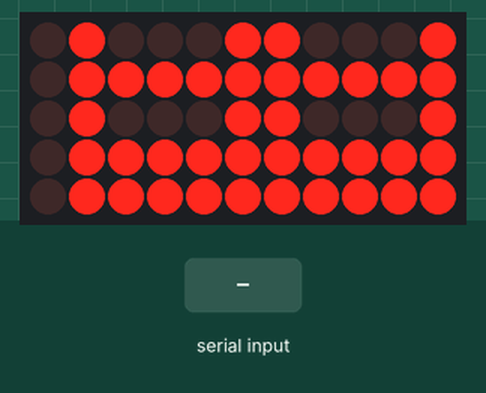
A sketch run on a simulated Arduino Uno, built with avr-gcc and run on an emulated ATmega328P. Shown: 11×5 LED matrix. Wiring (inferred from the names in the program): LED matrix (orientation assumed): rows pin 13, A1, A2, A3, A5; columns A0, pin 2, pin 3, pin 4, pin 5, pin 6, pin 8, pin 9, pin 10, pin 11, pin 12. The test bench sets the inputs (shaded band).

Above: at 1.2 s.
1.3 s: "90,45\n" received over the second serial link
At 2.6 s:
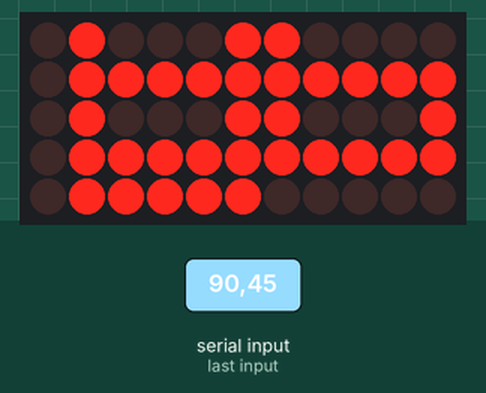
2.9 s: "200\n" received over the second serial link
At 3.6 s:
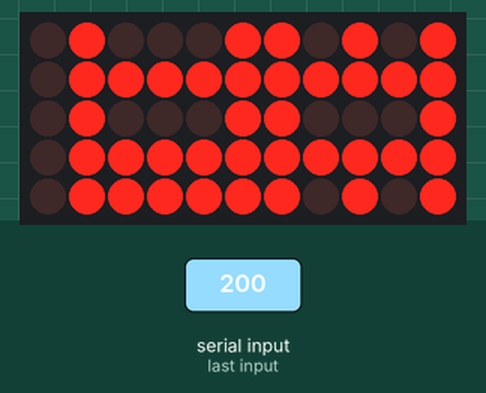
4.4 s: "30,150\n" received over the second serial link
At 5.0 s:
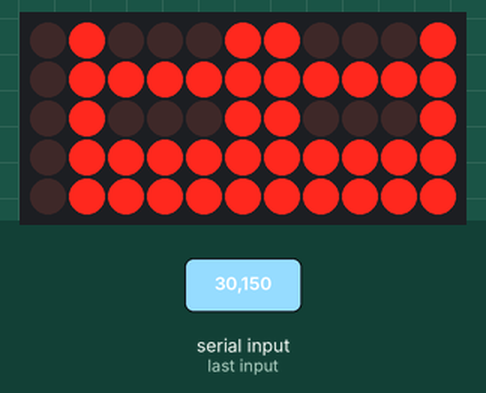
6.0 s: "90\n" received over the second serial link
At 36.4 s:
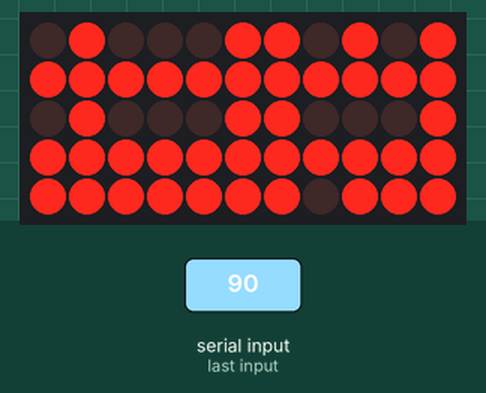
Timing chart, 0 to 37.5 s (numbered marks = the images above; inputs shaded):
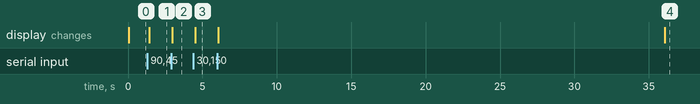

The sketch:

grid_clock.ino
```cpp
#include <SoftwareSerial.h>

#define _ROW_PIXEL_SIZE 10
#define _COL_PIXEL_SIZE 6

SoftwareSerial ESP01(A4, 7);

const int8_t pin_map_x[_COL_PIXEL_SIZE] = {A1, A2, A3, A5, 13, A0};
const int8_t pin_map_y[_ROW_PIXEL_SIZE] = {2, 3, 4, 5, 6, 8, 9, 10, 11, 12};

const int8_t digit_led[10][5][3] = {
    {
        {1, 1, 1},
        {1, 0, 1},
        {1, 0, 1},
        {1, 0, 1},
        {1, 1, 1},
    },
    {
        {0, 1, 1},
        {0, 0, 1},
        {0, 0, 1},
        {0, 0, 1},
        {0, 0, 1},
    },
    {
        {1, 1, 1},
        {0, 0, 1},
        {1, 1, 1},
        {1, 0, 0},
        {1, 1, 1},
    },
    {
        {1, 1, 1},
        {0, 0, 1},
        {1, 1, 1},
        {0, 0, 1},
        {1, 1, 1},
    },
    {
        {1, 0, 1},
        {1, 0, 1},
        {1, 1, 1},
        {0, 0, 1},
        {0, 0, 1},
    },
    {
        {1, 1, 1},
        {1, 0, 0},
        {1, 1, 1},
        {0, 0, 1},
        {1, 1, 1},
    },
    {
        {1, 1, 1},
        {1, 0, 0},
        {1, 1, 1},
        {1, 0, 1},
        {1, 1, 1},
    },
    {
        {1, 1, 1},
        {1, 0, 1},
        {0, 0, 1},
        {0, 0, 1},
        {0, 0, 1},
    },
    {
        {1, 1, 1},
        {1, 0, 1},
        {1, 1, 1},
        {1, 0, 1},
        {1, 1, 1},
    },
    {
        {1, 1, 1},
        {1, 0, 1},
        {1, 1, 1},
        {0, 0, 1},
        {0, 0, 1},
    }};

void setup()
{
    for (int8_t xdx = 0; xdx < _COL_PIXEL_SIZE; xdx++)
    {
        pinMode(pin_map_x[xdx], OUTPUT);
        digitalWrite(pin_map_x[xdx], LOW);
    }
    for (int8_t ydx = 0; ydx < _ROW_PIXEL_SIZE; ydx++)
    {
        pinMode(pin_map_y[ydx], OUTPUT);
        digitalWrite(pin_map_y[ydx], HIGH);
    }
    ESP01.begin(115200);
}

void loop()
{
    matrix_set(get_time());
    matrix_draw();
}

String esp_serial_stream = "";
unsigned long internal_time = 0;
uint32_t online_time = 0;
uint32_t get_time()
{
    if (ESP01.available())
    {
        char byte_from_read = ESP01.read();
        if ((int)byte_from_read != -1)
        {
            esp_serial_stream += byte_from_read;
            if (byte_from_read == '\n')
            {
                int32_t time = atol(esp_serial_stream.c_str());
                if (time > 0)
                {
                    online_time = time;
                    internal_time = (millis() / 1000);
                }
                esp_serial_stream = "";
            }
        }
    }

    return (online_time + (millis() / 1000) - internal_time);
}

int8_t matrix_status[_ROW_PIXEL_SIZE][_COL_PIXEL_SIZE] = {
    {
        0,
    },
};
void matrix_set(uint32_t _time)
{
    int8_t time[4] = {
        _time / 36000,
        (_time / 3600) % 10,
        (_time % 3600) / 600,
        (_time % 600) / 60,
    };

    for (int8_t ydx = 0; ydx < 5; ydx++)
    {
        for (int8_t xdx = 0; xdx < 3; xdx++)
        {
            matrix_status[ydx][xdx] = digit_led[time[0]][ydx][xdx];
            matrix_status[ydx][xdx + 3] = digit_led[time[1]][ydx][xdx];
            matrix_status[ydx + 5][xdx] = digit_led[time[2]][ydx][xdx];
            matrix_status[ydx + 5][xdx + 3] = digit_led[time[3]][ydx][xdx];
        }
    }
}

void matrix_draw()
{
    for (int8_t ydx = 0; ydx < _ROW_PIXEL_SIZE; ydx++)
    {
        for (int8_t xdx = 0; xdx < _COL_PIXEL_SIZE; xdx++)
        {
            if (matrix_status[ydx][xdx])
            {
                digitalWrite(pin_map_x[xdx], HIGH);
            }
        }
        digitalWrite(pin_map_y[ydx], LOW);
        delay(1);
        for (int8_t xdx = 0; xdx < _COL_PIXEL_SIZE; xdx++)
        {
            digitalWrite(pin_map_x[xdx], LOW);
        }
        digitalWrite(pin_map_y[ydx], HIGH);
    }
}
```

Measured:
- after the input at 1.3 s, the display: changes after 0.12 s (image 1)
- after the input at 2.9 s, the display: changes after 0.08 s (image 2)
- after the input at 4.4 s, the display: changes after 0.12 s (image 3)
